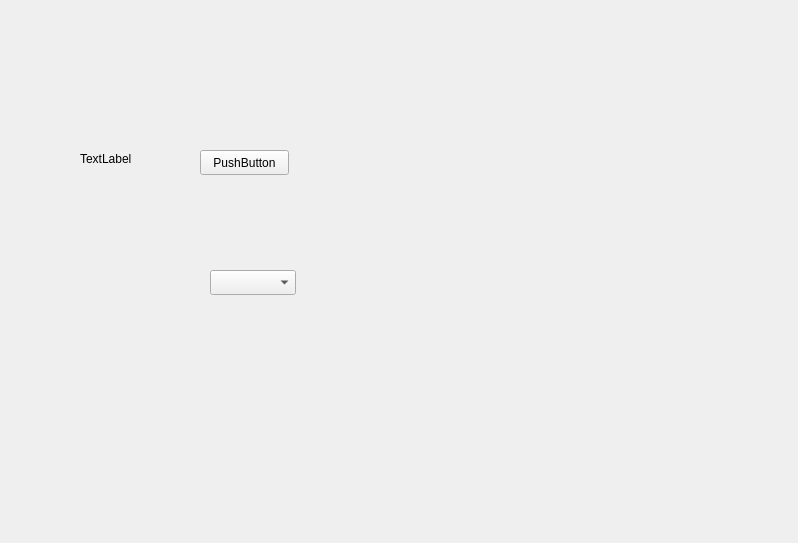
<?xml version="1.0" encoding="UTF-8"?>
<ui version="4.0">
 <class>Form</class>
 <widget class="QWidget" name="Form">
  <property name="geometry">
   <rect>
    <x>0</x>
    <y>0</y>
    <width>798</width>
    <height>543</height>
   </rect>
  </property>
  <property name="windowTitle">
   <string>Form</string>
  </property>
  <widget class="QPushButton" name="btn1">
   <property name="geometry">
    <rect>
     <x>200</x>
     <y>150</y>
     <width>89</width>
     <height>25</height>
    </rect>
   </property>
   <property name="text">
    <string>PushButton</string>
   </property>
  </widget>
  <widget class="QLabel" name="label">
   <property name="geometry">
    <rect>
     <x>80</x>
     <y>150</y>
     <width>67</width>
     <height>17</height>
    </rect>
   </property>
   <property name="text">
    <string>TextLabel</string>
   </property>
  </widget>
  <widget class="QComboBox" name="cb1">
   <property name="geometry">
    <rect>
     <x>210</x>
     <y>270</y>
     <width>86</width>
     <height>25</height>
    </rect>
   </property>
  </widget>
 </widget>
 <resources/>
 <connections/>
</ui>
